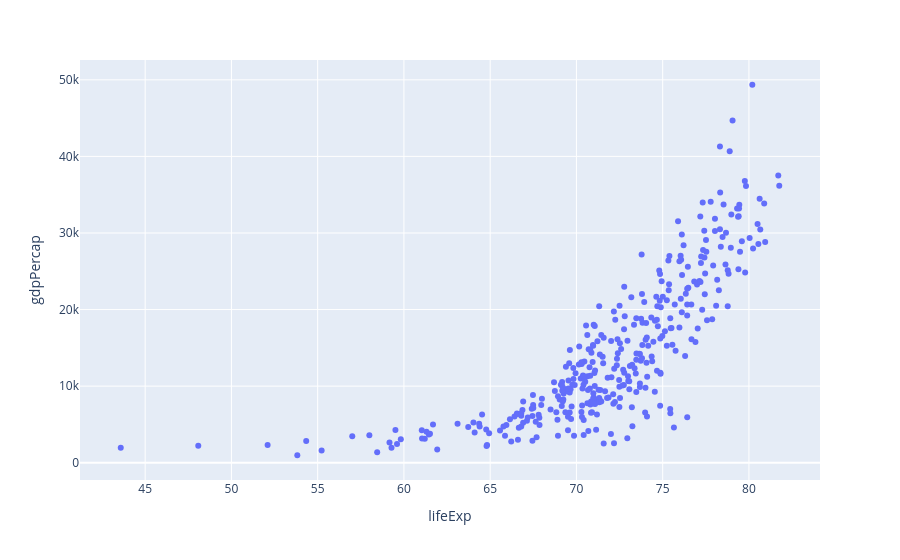

The cell this chart's notebook holds for it:
### Code cell
fig = px.scatter(df, x="lifeExp" ,y="gdpPercap")
fig.show()

### Figure 1 — Plotly figure (JSON) as saved in the notebook; plotly's stock layout.template omitted (floating-point values rounded to 4 significant figures; data arrays with more than 128 entries replaced by an {"elided": "..."} marker saying what was removed)
{"data": [{"hovertemplate": "lifeExp=%{x}<br>gdpPercap=%{y}<extra></extra>", "legendgroup": "", "marker": {"color": "#636efa", "symbol": "circle"}, "mode": "markers", "name": "", "orientation": "v", "showlegend": false, "type": "scatter", "x": {"elided": "360 float values"}, "xaxis": "x", "y": {"elided": "360 float values"}, "yaxis": "y"}], "layout": {"autosize": true, "legend": {"tracegroupgap": 0}, "margin": {"t": 60}, "xaxis": {"anchor": "y", "autorange": true, "domain": [0, 1], "range": [41.27, 84.07], "showspikes": false, "title": {"text": "lifeExp"}, "type": "linear"}, "yaxis": {"anchor": "x", "autorange": true, "domain": [0, 1], "range": [-2773.0, 53100.0], "showspikes": false, "title": {"text": "gdpPercap"}, "type": "linear"}}}
